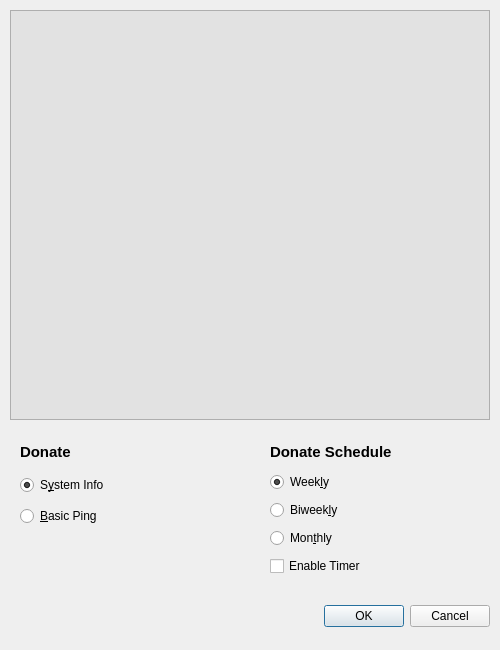
<?xml version="1.0" encoding="UTF-8"?>
<ui version="4.0">
 <class>MDD</class>
 <widget class="QDialog" name="MDD">
  <property name="geometry">
   <rect>
    <x>0</x>
    <y>0</y>
    <width>500</width>
    <height>650</height>
   </rect>
  </property>
  <property name="sizePolicy">
   <sizepolicy hsizetype="Fixed" vsizetype="Fixed">
    <horstretch>0</horstretch>
    <verstretch>0</verstretch>
   </sizepolicy>
  </property>
  <property name="minimumSize">
   <size>
    <width>0</width>
    <height>0</height>
   </size>
  </property>
  <property name="maximumSize">
   <size>
    <width>500</width>
    <height>650</height>
   </size>
  </property>
  <property name="windowTitle">
   <string>MDD - The Manjaro Data Donor</string>
  </property>
  <property name="sizeGripEnabled">
   <bool>false</bool>
  </property>
  <widget class="QDialogButtonBox" name="buttonBox">
   <property name="geometry">
    <rect>
     <x>250</x>
     <y>600</y>
     <width>240</width>
     <height>32</height>
    </rect>
   </property>
   <property name="orientation">
    <enum>Qt::Orientation::Horizontal</enum>
   </property>
   <property name="standardButtons">
    <set>QDialogButtonBox::StandardButton::Cancel|QDialogButtonBox::StandardButton::Ok</set>
   </property>
  </widget>
  <widget class="QPlainTextEdit" name="previewSysInfo">
   <property name="geometry">
    <rect>
     <x>10</x>
     <y>10</y>
     <width>480</width>
     <height>410</height>
    </rect>
   </property>
   <property name="font">
    <font>
     <family>Monospace</family>
     <pointsize>10</pointsize>
    </font>
   </property>
   <property name="styleSheet">
    <string notr="true">background-color: rgb(226, 226, 226);
color: rgb(0, 0, 0);</string>
   </property>
   <property name="lineWrapMode">
    <enum>QPlainTextEdit::LineWrapMode::NoWrap</enum>
   </property>
  </widget>
  <widget class="QLabel" name="labelTimerOptions">
   <property name="geometry">
    <rect>
     <x>270</x>
     <y>440</y>
     <width>200</width>
     <height>25</height>
    </rect>
   </property>
   <property name="text">
    <string>&lt;html&gt;&lt;head/&gt;&lt;body&gt;&lt;p&gt;&lt;span style=&quot; font-size:11pt; font-weight:700;&quot;&gt;Donate Schedule&lt;/span&gt;&lt;/p&gt;&lt;/body&gt;&lt;/html&gt;</string>
   </property>
  </widget>
  <widget class="QLabel" name="labelServiceOptions">
   <property name="geometry">
    <rect>
     <x>20</x>
     <y>440</y>
     <width>200</width>
     <height>25</height>
    </rect>
   </property>
   <property name="text">
    <string>&lt;html&gt;&lt;head/&gt;&lt;body&gt;&lt;p&gt;&lt;span style=&quot; font-size:11pt; font-weight:700;&quot;&gt;Donate&lt;/span&gt;&lt;/p&gt;&lt;/body&gt;&lt;/html&gt;</string>
   </property>
  </widget>
  <widget class="QWidget" name="verticalLayoutWidget">
   <property name="geometry">
    <rect>
     <x>260</x>
     <y>460</y>
     <width>231</width>
     <height>121</height>
    </rect>
   </property>
   <layout class="QVBoxLayout" name="layoutTimerConfig">
    <property name="leftMargin">
     <number>10</number>
    </property>
    <property name="topMargin">
     <number>10</number>
    </property>
    <item>
     <widget class="QRadioButton" name="optionWeekly">
      <property name="text">
       <string>Week&amp;ly</string>
      </property>
      <property name="checked">
       <bool>true</bool>
      </property>
     </widget>
    </item>
    <item>
     <widget class="QRadioButton" name="optionBiWeekly">
      <property name="text">
       <string>Biweek&amp;ly</string>
      </property>
     </widget>
    </item>
    <item>
     <widget class="QRadioButton" name="optionMonthly">
      <property name="text">
       <string>Mon&amp;thly</string>
      </property>
     </widget>
    </item>
    <item>
     <widget class="QCheckBox" name="checkEnableTimer">
      <property name="text">
       <string>Enable Timer</string>
      </property>
     </widget>
    </item>
   </layout>
  </widget>
  <widget class="QWidget" name="verticalLayoutWidget_2">
   <property name="geometry">
    <rect>
     <x>10</x>
     <y>460</y>
     <width>231</width>
     <height>71</height>
    </rect>
   </property>
   <layout class="QVBoxLayout" name="layoutDataConfig">
    <property name="leftMargin">
     <number>10</number>
    </property>
    <property name="topMargin">
     <number>10</number>
    </property>
    <item>
     <widget class="QRadioButton" name="optionSystemInfo">
      <property name="text">
       <string>S&amp;ystem Info</string>
      </property>
      <property name="checked">
       <bool>true</bool>
      </property>
     </widget>
    </item>
    <item>
     <widget class="QRadioButton" name="optionSystemPing">
      <property name="text">
       <string>&amp;Basic Ping</string>
      </property>
     </widget>
    </item>
   </layout>
  </widget>
 </widget>
 <resources/>
 <connections>
  <connection>
   <sender>buttonBox</sender>
   <signal>accepted()</signal>
   <receiver>MDD</receiver>
   <slot>accept()</slot>
   <hints>
    <hint type="sourcelabel">
     <x>248</x>
     <y>254</y>
    </hint>
    <hint type="destinationlabel">
     <x>157</x>
     <y>274</y>
    </hint>
   </hints>
  </connection>
  <connection>
   <sender>buttonBox</sender>
   <signal>rejected()</signal>
   <receiver>MDD</receiver>
   <slot>reject()</slot>
   <hints>
    <hint type="sourcelabel">
     <x>316</x>
     <y>260</y>
    </hint>
    <hint type="destinationlabel">
     <x>286</x>
     <y>274</y>
    </hint>
   </hints>
  </connection>
 </connections>
</ui>
